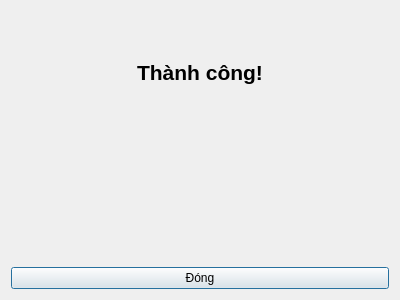
<?xml version="1.0" encoding="UTF-8"?>
<ui version="4.0">
 <class>SuccessDialog</class>
 <widget class="QDialog" name="SuccessDialog">
  <property name="geometry">
   <rect>
    <x>0</x>
    <y>0</y>
    <width>400</width>
    <height>300</height>
   </rect>
  </property>
  <property name="windowTitle">
   <string>Thành công</string>
  </property>
  <layout class="QVBoxLayout" name="verticalLayout">
   <item>
    <widget class="QLabel" name="labelTitle">
     <property name="font">
      <font>
       <pointsize>16</pointsize>
       <bold>true</bold>
      </font>
     </property>
     <property name="text">
      <string>Thành công!</string>
     </property>
     <property name="alignment">
      <set>Qt::AlignmentFlag::AlignCenter</set>
     </property>
    </widget>
   </item>
   <item>
    <widget class="QLabel" name="labelMessage">
     <property name="text">
      <string/>
     </property>
     <property name="alignment">
      <set>Qt::AlignmentFlag::AlignLeft</set>
     </property>
     <property name="wordWrap">
      <bool>true</bool>
     </property>
     <property name="textInteractionFlags">
      <set>Qt::TextSelectableByMouse</set>
     </property>
    </widget>
   </item>
   <item>
    <widget class="QPushButton" name="pushButtonClose">
     <property name="text">
      <string>Đóng</string>
     </property>
    </widget>
   </item>
  </layout>
 </widget>
 <resources/>
 <connections>
  <connection>
   <sender>pushButtonClose</sender>
   <signal>clicked()</signal>
   <receiver>SuccessDialog</receiver>
   <slot>close()</slot>
   <hints>
    <hint type="sourcelabel">
     <x>20</x>
     <y>20</y>
    </hint>
    <hint type="destinationlabel">
     <x>20</x>
     <y>20</y>
    </hint>
   </hints>
  </connection>
 </connections>
</ui>
